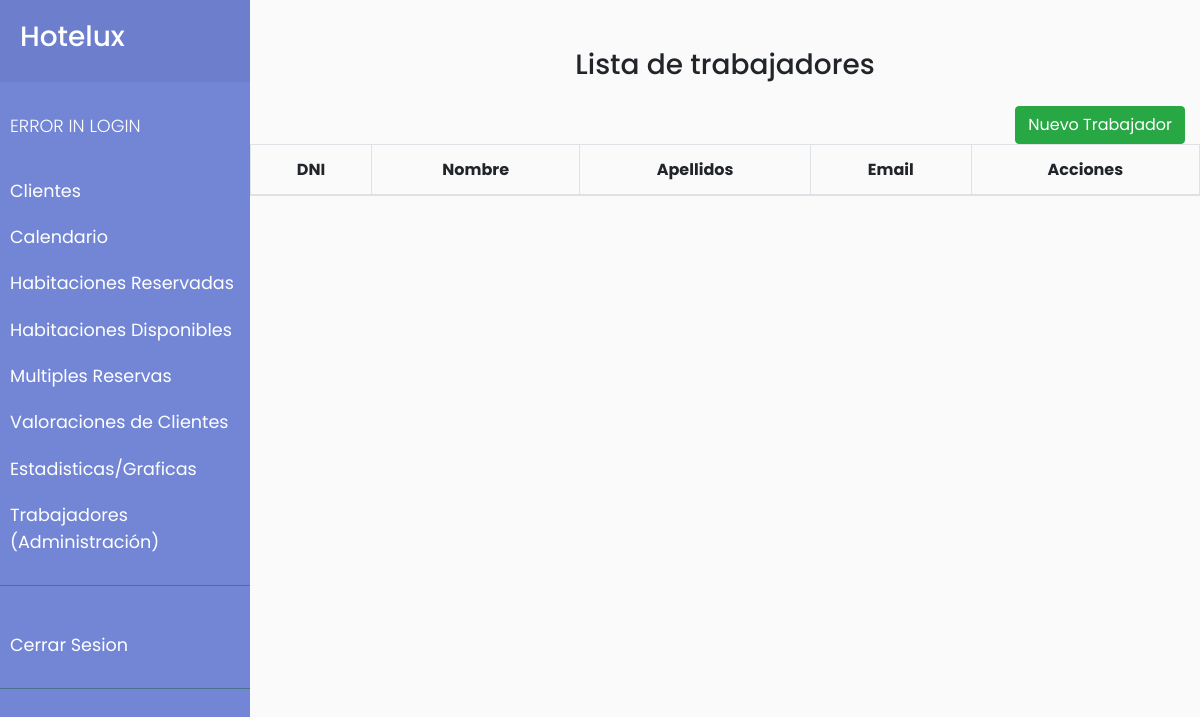
The app's page /trabajadores.php, older data.
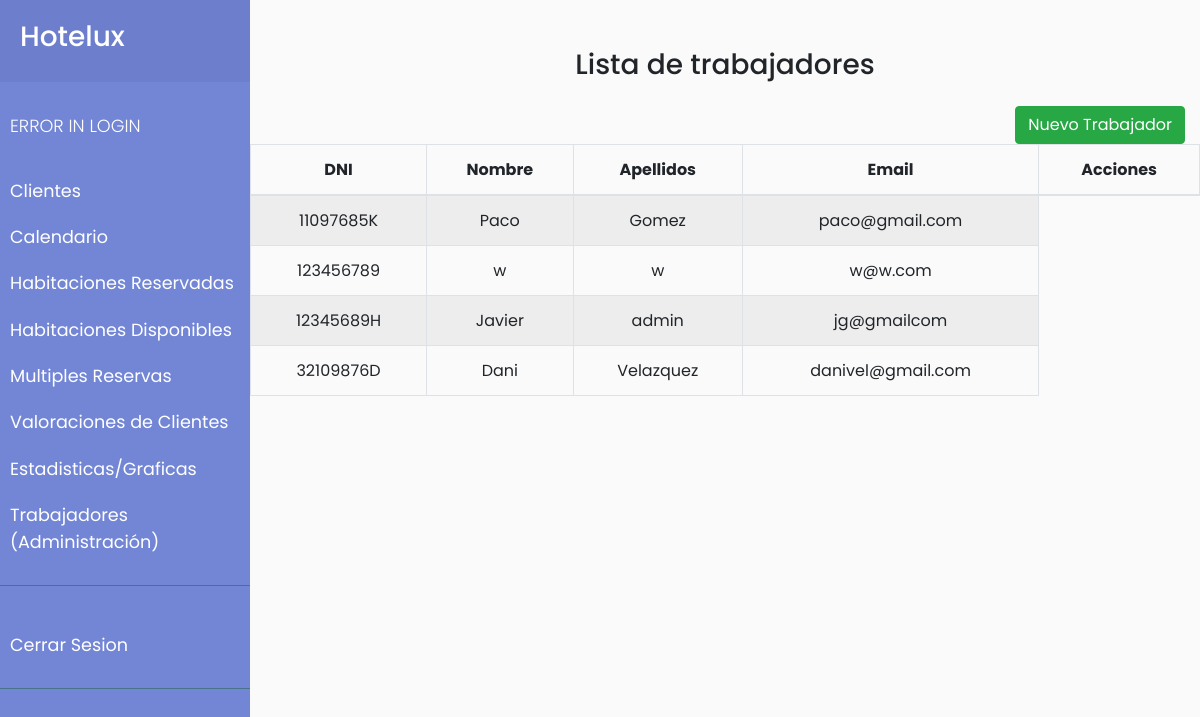
The same page, newer data.
### tables this page shows
CREATE TABLE IF NOT EXISTS `trabajadores` (
  `name` varchar(30) NOT NULL,
  `surname` varchar(30) NOT NULL,
  `mail` varchar(50) NOT NULL,
  `password` varchar(14) NOT NULL,
  `DNI` varchar(9) NOT NULL,
  PRIMARY KEY (`DNI`)
);

### bbdd.php (called while the page is built, shortened)
<?php
function conecta()
{
    $servername = "localhost";
    $user = "root";
    $password = "";
    $dbname = "hotel_erp";
    $conn = new mysqli($servername, $user, $password, $dbname);
    return $conn;
}
?>

### trabajadores.php (the view, shortened to what this page needs)
<?php
include "bbdd.php";
include 'cabecera.php';
$consultaTrabajadores = mysqli_query(conecta(), "SELECT * FROM trabajadores");
?>
<div class="row">
    <div class="col-12">
        <h3 class="text text-center mt-5 mb-4">Lista de trabajadores</h3>
    </div>
    <div class=" col-12 text text-right">
        <a href='./nuevoTrabajador.php' class='btn btn-success'>Nuevo Trabajador</a>
    </div>
    <div class="table-responsive">
        <table class="table table-bordered table-striped" id="datos_trabajadores">
            <thead>
                <tr class="text text-center">
                    <th>DNI</th>
                    <th>Nombre</th>
                    <th>Apellidos</th>
                    <th>Email</th>
                    <th class="tabledit-toolbar-column"> Acciones</th>
                </tr>
            </thead>
            <tbody>
                <?php
                $resultset = $consultaTrabajadores or die("error base de datos:" . mysqli_error($conn));
                while ($row = mysqli_fetch_assoc($resultset)) {
                    echo "
                        <tr>
                        <td class='text text-center'>" . $row['DNI'] . "</td>
                        <td class='text text-center'>" . $row['name'] . "</td>
                        <td class='text text-center'>" . $row['surname'] . "</td>
                        <td class='text text-center'>" . $row['mail'] . "</td>
                        </tr>";
                } ?>
            </tbody>
        </table>
    </div>
</div>

Row changes from the older to the newer data that the page shows:
added trabajadores: DNI "11097685K", name "Paco", surname "Gomez", mail "paco@gmail.com"
added trabajadores: DNI "123456789", name "w", surname "w", mail "w@w.com"
added trabajadores: DNI "12345689H", name "Javier", surname "admin", mail "jg@gmailcom"
added trabajadores: DNI "32109876D", name "Dani", surname "Velazquez", mail "danivel@gmail.com"
